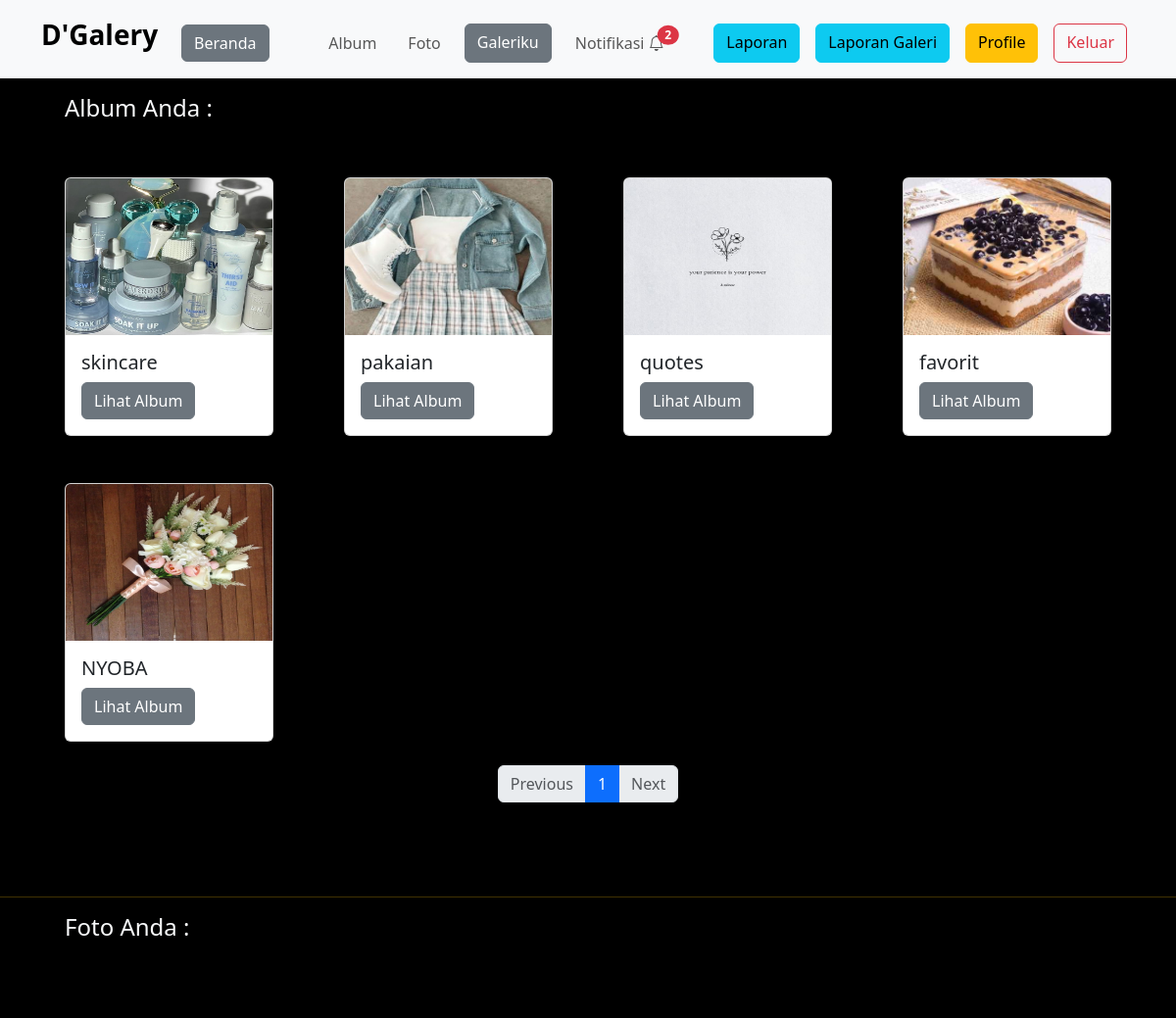
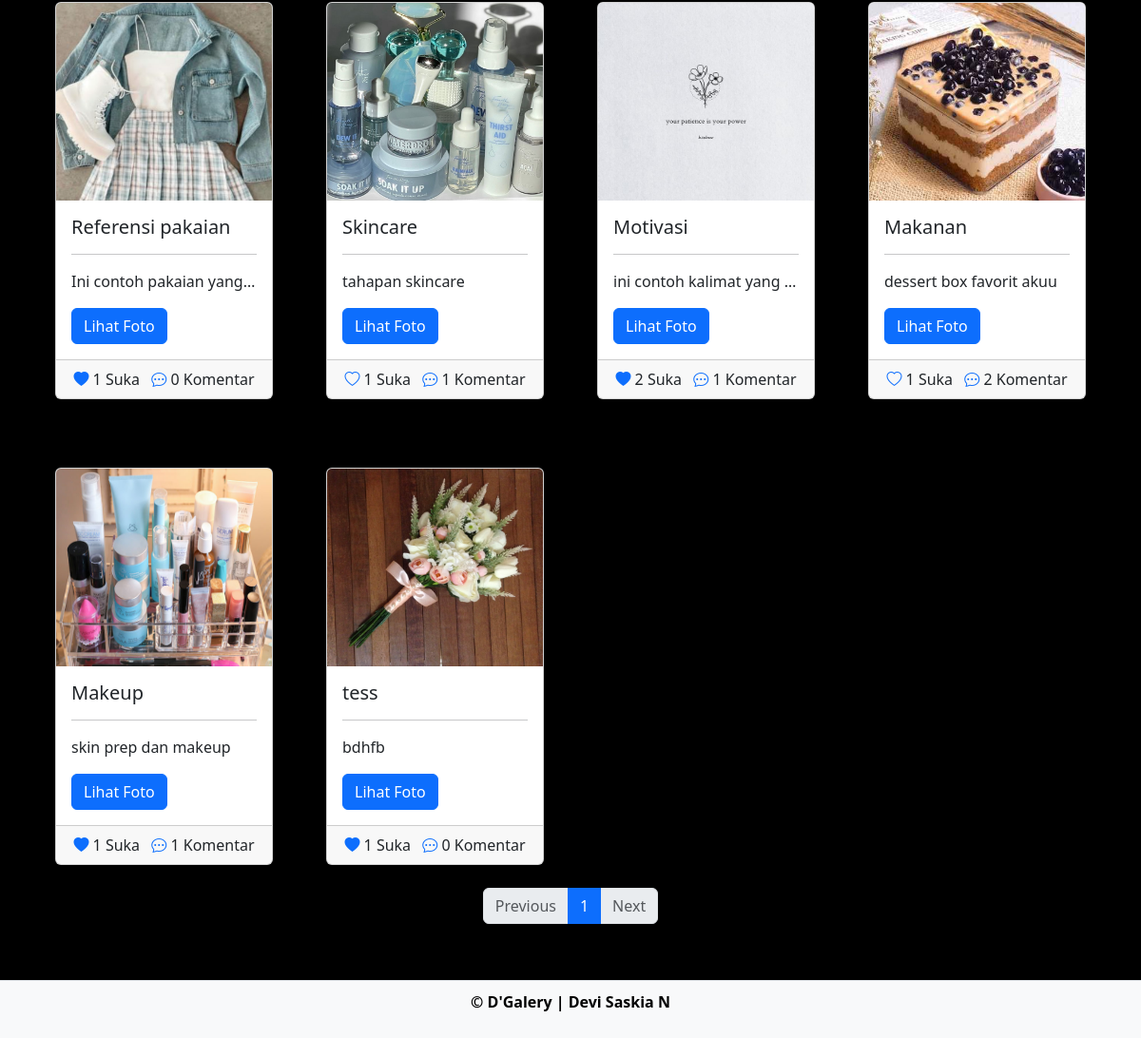
/akun/galeri.php (signed in), run on the app's committed database (2 pictures, top to bottom).
### tables this page shows
CREATE TABLE `album` (
  `album_id` int(11) NOT NULL,
  `nama_album` varchar(255) NOT NULL,
  `deskripsi` text NOT NULL,
  `tanggal_dibuat` date NOT NULL,
  `user_id` int(11) NOT NULL
);

CREATE TABLE `foto` (
  `foto_id` int(11) NOT NULL,
  `judul_foto` varchar(255) NOT NULL,
  `deskripsi_foto` text NOT NULL,
  `tanggal_unggah` date NOT NULL,
  `lokasi_file` varchar(255) NOT NULL,
  `album_id` int(11) NOT NULL,
  `user_id` int(11) NOT NULL
);

### akun/galeri.php (the view, shortened to what this page needs)
<?php
include '../c/koneksi.php';
$user_id = $_SESSION['user_id'];
$notif_count_query = mysqli_query($koneksi, "SELECT COUNT(*) as unread_count FROM notifikasi WHERE user_id = '$user_id' AND status = 'unread'");
$notif_count_result = mysqli_fetch_assoc($notif_count_query);
$unread_count = $notif_count_result['unread_count'];
$album_per_page = 8;
$page_album = isset($_GET['page_album']) ? (int)$_GET['page_album'] : 1;
$start_album = ($page_album - 1) * $album_per_page;
$query_total_albums = mysqli_query($koneksi, "SELECT COUNT(*) as total FROM album WHERE user_id = '$user_id'");
$total_albums_result = mysqli_fetch_assoc($query_total_albums);
$total_albums = $total_albums_result['total'];
$total_pages_album = ceil($total_albums / $album_per_page);
$foto_per_page = 8;
$page_foto = isset($_GET['page_foto']) ? (int)$_GET['page_foto'] : 1;
$start_foto = ($page_foto - 1) * $foto_per_page;
$query_total_fotos = mysqli_query($koneksi, "SELECT COUNT(*) as total FROM foto WHERE user_id = '$user_id'");
$total_fotos_result = mysqli_fetch_assoc($query_total_fotos);
$total_fotos = $total_fotos_result['total'];
$total_pages_foto = ceil($total_fotos / $foto_per_page);
?>
<!DOCTYPE html>
<html lang="en">
<head>
    <link rel="stylesheet" href="../assets/css/bootstrap.min.css">
    <link href="https://cdn.jsdelivr.net/npm/bootstrap-icons/font/bootstrap-icons.css" rel="stylesheet">
    <link rel="stylesheet" href="https://cdnjs.cloudflare.com/ajax/libs/font-awesome/6.7.2/css/all.min.css" />
</head>
<body class="bg-black">
<nav class="navbar navbar-expand-lg bg-body-tertiary">
    <div class="container">
        <a class="navbar-brand" href="index.php">
            <h3><strong>D'Galery</strong></h3>
        </a>
        <div class="collapse navbar-collapse mt-2" id="navbarNavAltMarkup">
            <div class="navbar-nav me-auto">
                <a href="index.php" class="btn btn-secondary m-2">Beranda</a>
            </div>
            <div class="navbar-nav ms-auto">
                <a href="album.php" class="nav-link m-2">Album</a>
                <a href="foto.php" class="nav-link m-2">Foto</a>
                <a href="galeri.php" class="btn btn-secondary m-2">Galeriku</a>
                <a href="notifikasi.php" class="nav-link m-2 position-relative">
                    Notifikasi <i class="bi bi-bell"></i>
                    <?php if ($unread_count > 0) { ?>
                        <span class="top-0 start-100 translate-middle badge rounded-circle bg-danger  w-auto h-auto">
                            <?php echo $unread_count; ?>
                        </span>
                    <?php } ?>
                </a>
                <a href="laporan.php" class="btn btn-info m-2">Laporan</a>
                <a href="data_laporan.php" class="btn btn-info m-2">Laporan Galeri</a>
                <a href="profile.php" class="btn btn-warning m-2">Profile</a>
                <a href="../c/aksi_logout.php" class="btn btn-outline-danger m-2">Keluar</a>
            </div>
        </div>
    </div>
</nav>
<div class="container mt-3 mb-5">
    <div class="text-light mx-4">
        <h4>Album Anda : </h4>
    </div>
    <div class="row">
        <?php
        $query_album = mysqli_query($koneksi, "SELECT * FROM album WHERE user_id='$user_id' LIMIT $start_album, $album_per_page ");
        if (mysqli_num_rows($query_album) == 0) {
            echo "<p class='text-center text-light'>Data Belum Ada</p>";
        } else {
            while ($album = mysqli_fetch_array($query_album)) {
                $query_foto = mysqli_query($koneksi, "SELECT * FROM foto WHERE album_id = " . $album['album_id'] . " ORDER BY foto_id ASC LIMIT 1");
                $foto = mysqli_fetch_array($query_foto);
                ?>
                <div class="col-md-3 mt-5">
                    <div class="card mx-4 bg">
                        <a href="album_detail.php?id=<?php echo $album['album_id']; ?>">
                            <img src="../assets/img/<?php echo $foto['lokasi_file']; ?>" class="card-img-top" alt=""
                                style="height: 10rem;" title="<?php echo $album['nama_album']; ?>">
                        </a>
                        <div class="card-body">
                            <h5 class="card-title truncate"><?php echo $album['nama_album']; ?></h5>
                            <a href="album_detail.php?id=<?php echo $album['album_id']; ?>" class="btn btn-secondary">Lihat
                                Album</a>
                        </div>
                    </div>
                </div>
            <?php }
        } ?>
    </div>
    <div class="d-flex justify-content-center mt-4">
        <ul class="pagination mb-5">
            <?php if ($page_album > 1): ?>
                <li class="page-item ">
                    <a class="page-link" href="?page_album=<?php echo $page_album - 1; ?>">Previous</a>
                </li>
            <?php else: ?>
                <li class="page-item disabled">
                    <span class="page-link">Previous</span>
                </li>
            <?php endif; ?>
            <?php for ($i = 1; $i <= $total_pages_album; $i++): ?>
                <li class="page-item <?php echo ($i == $page_album) ? 'active' : ''; ?>">
                    <a class="page-link" href="?page_album=<?php echo $i; ?>"><?php echo $i; ?></a>
                </li>
            <?php endfor; ?>
            <?php if ($page_album < $total_pages_album): ?>
                <li class="page-item">
                    <a class="page-link" href="?page_album=<?php echo $page_album + 1; ?>">Next</a>
                </li>
            <?php else: ?>
                <li class="page-item disabled">
                    <span class="page-link">Next</span>
                </li>
            <?php endif; ?>
        </ul>
    </div>
</div>
<hr class="text-warning">
<div class="container mt-3 mb-5">
    <div class="text-light mx-4">
        <h4>Foto Anda : </h4>
    </div>
    <div class="row">
        <?php
        $devi_query_foto = mysqli_query($koneksi, "SELECT * FROM foto
        JOIN users ON foto.user_id = users.user_id
        JOIN album ON foto.album_id = album.album_id
        WHERE foto.user_id = '$user_id' LIMIT $start_foto, $foto_per_page");
        if (mysqli_num_rows($devi_query_foto) == 0) {
            echo "<p class='text-center text-light'>Data Belum Ada</p>";
        } else {
        while ($data = mysqli_fetch_array($devi_query_foto)) {
            ?>
            <div class="col-md-3 mt-5">
                <a href="" type="button" data-bs-toggle="modal"
                    data-bs-target="#komentar<?php echo $data['foto_id'] ?>">
                    <div class="card mx-3">
                        <img style="height : 13rem;" src="../assets/img/<?php echo $data['lokasi_file'] ?>"
                            class="card-img-top" alt="" title="<?php echo $data['judul_foto'] ?>">
                </a>
                <div class="card-body">
                    <h5 class="card-title truncate"><?php echo $data['judul_foto'] ?></h5>
                    <hr>
                    <p class="card-text truncate"><?php echo $data['deskripsi_foto'] ?> </p>
                    <a href="foto_detail.php?foto_id=<?php echo $data['foto_id']; ?>" class="btn btn-primary">Lihat
                        Foto</a>
                </div>
                <div class="card-footer text-center">
                    <?php
                    $foto_id = $data['foto_id'];
                    $devi_like_count = mysqli_query($koneksi, "SELECT COUNT(*) as like_count FROM like_foto WHERE foto_id='$foto_id'");
                    $like_count = mysqli_fetch_array($devi_like_count)['like_count'];
                    $devi_ceksuka = mysqli_query($koneksi, "SELECT * FROM like_foto WHERE foto_id='$foto_id' AND user_id='$user_id' ");
                    if (mysqli_num_rows($devi_ceksuka) == 0) { ?>
                        <a href="../c/aksi_like.php?foto_id=<?php echo $data['foto_id']; ?>" type="submit"
                            name="batal_suka"><i class="bi bi-heart"></i></a>
                    <?php } else { ?>
                        <a href="../c/aksi_like.php?foto_id=<?php echo $data['foto_id']; ?>" type="submit" name="suka"><i
                                class="bi bi-heart-fill"></i></a>
                    <?php }
                    echo $like_count . ' Suka';
                    ?>
                    <a href="" type="button" data-bs-toggle="modal"
                        data-bs-target="#komentar<?php echo $data['foto_id'] ?>">
                        <i class="bi bi-chat-dots ms-2"></i></a>
                    <?php
                    $devi_jumlahkomen = mysqli_query($koneksi, "SELECT * FROM komentar_foto WHERE foto_id='$foto_id'");
                    echo mysqli_num_rows($devi_jumlahkomen) . ' Komentar';
                    ?>
                </div>
            </div>
        </div>
        <?php }
    }?>
    <div class="d-flex justify-content-center mt-4">
        <ul class="pagination mb-5">
            <?php if ($page_foto > 1): ?>
                <li class="page-item">
                    <a class="page-link" href="?page_foto=<?php echo $page_foto - 1; ?>">Previous</a>
                </li>
            <?php else: ?>
                <li class="page-item disabled">
                    <span class="page-link">Previous</span>
                </li>
            <?php endif; ?>
            <?php for ($i = 1; $i <= $total_pages_foto; $i++): ?>
                <li class="page-item <?php echo ($i == $page_foto) ? 'active' : ''; ?>">
                    <a class="page-link" href="?page_foto=<?php echo $i; ?>"><?php echo $i; ?></a>
                </li>
            <?php endfor; ?>
            <?php if ($page_foto < $total_pages_foto): ?>
                <li class="page-item">
                    <a class="page-link" href="?page_foto=<?php echo $page_foto + 1; ?>">Next</a>
                </li>
            <?php else: ?>
                <li class="page-item disabled">
                    <span class="page-link">Next</span>
                </li>
            <?php endif; ?>
        </ul>
    </div>
</div> <br>
<footer class="bg-light text-black d-flex justify-content-center border-top mt-3 br-light fixed-bottom">
    <p><strong>&copy; D'Galery | Devi Saskia N</strong></p>
</footer>
</body>
</html>

### akun/galeri.php (style rules this page uses)
footer { background-color: #f8f9fa; text-align: center; padding: 10px 0; border-top: 1px solid #ddd; }
.truncate { white-space: nowrap; overflow: hidden; text-overflow: ellipsis; }

### data on the page
album: nama_album.lokasi_file (picture), nama_album "skincare"
album: foto.lokasi_file (picture), nama_album "pakaian"
album: nama_album.lokasi_file (picture), nama_album "quotes"
album: foto.lokasi_file (picture), nama_album "favorit"
album: foto.lokasi_file (picture), nama_album "NYOBA"
foto: lokasi_file (picture), judul_foto "Referensi pakaian", deskripsi_foto "Ini contoh pakaian yang…", like_count "1", mysqli_num_rows($devi_jumlahkomen) "0"
foto: lokasi_file (picture), judul_foto "Skincare", deskripsi_foto "tahapan skincare", like_count "1", mysqli_num_rows($devi_jumlahkomen) "1"
foto: lokasi_file (picture), judul_foto "Motivasi", deskripsi_foto "ini contoh kalimat yang…", like_count "2", mysqli_num_rows($devi_jumlahkomen) "1"
foto: lokasi_file (picture), judul_foto "Makanan", deskripsi_foto "dessert box favorit akuu", like_count "1", mysqli_num_rows($devi_jumlahkomen) "2"
foto: lokasi_file (picture), judul_foto "Makeup", deskripsi_foto "skin prep dan makeup", like_count "1", mysqli_num_rows($devi_jumlahkomen) "1"
foto: lokasi_file (picture), judul_foto "tess", deskripsi_foto "bdhfb", like_count "1", mysqli_num_rows($devi_jumlahkomen) "0"

### other printed values
$unread_count "2"
